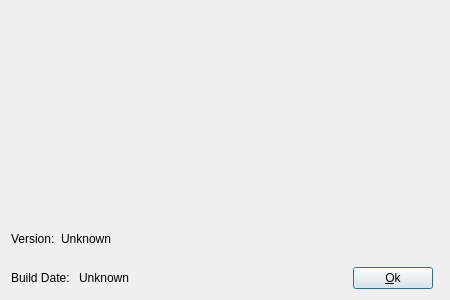
<?xml version="1.0" encoding="UTF-8"?>
<ui version="4.0">
 <class>AboutDialogBase</class>
 <widget class="QDialog" name="AboutDialogBase">
  <property name="windowModality">
   <enum>Qt::ApplicationModal</enum>
  </property>
  <property name="enabled">
   <bool>true</bool>
  </property>
  <property name="geometry">
   <rect>
    <x>0</x>
    <y>0</y>
    <width>450</width>
    <height>300</height>
   </rect>
  </property>
  <property name="sizePolicy">
   <sizepolicy hsizetype="Preferred" vsizetype="Preferred">
    <horstretch>0</horstretch>
    <verstretch>0</verstretch>
   </sizepolicy>
  </property>
  <property name="minimumSize">
   <size>
    <width>450</width>
    <height>300</height>
   </size>
  </property>
  <property name="maximumSize">
   <size>
    <width>450</width>
    <height>300</height>
   </size>
  </property>
  <property name="windowTitle">
   <string>About Synergy</string>
  </property>
  <property name="modal">
   <bool>true</bool>
  </property>
  <layout class="QGridLayout">
   <item row="5" column="1" colspan="2">
    <layout class="QHBoxLayout" name="horizontalLayout">
     <item>
      <widget class="QLabel" name="label">
       <property name="sizePolicy">
        <sizepolicy hsizetype="Minimum" vsizetype="Minimum">
         <horstretch>0</horstretch>
         <verstretch>0</verstretch>
        </sizepolicy>
       </property>
       <property name="text">
        <string>Version:</string>
       </property>
       <property name="margin">
        <number>1</number>
       </property>
      </widget>
     </item>
     <item>
      <widget class="QLabel" name="m_pLabelSynergyVersion">
       <property name="sizePolicy">
        <sizepolicy hsizetype="Preferred" vsizetype="Minimum">
         <horstretch>0</horstretch>
         <verstretch>0</verstretch>
        </sizepolicy>
       </property>
       <property name="text">
        <string>Unknown</string>
       </property>
       <property name="margin">
        <number>1</number>
       </property>
      </widget>
     </item>
     <item>
      <spacer name="horizontalSpacer">
       <property name="orientation">
        <enum>Qt::Horizontal</enum>
       </property>
       <property name="sizeHint" stdset="0">
        <size>
         <width>40</width>
         <height>20</height>
        </size>
       </property>
      </spacer>
     </item>
    </layout>
   </item>
   <item row="6" column="1">
    <layout class="QHBoxLayout" name="horizontalLayout_2">
     <item>
      <widget class="QLabel" name="label_5">
       <property name="text">
        <string>Build Date: </string>
       </property>
      </widget>
     </item>
     <item>
      <widget class="QLabel" name="m_pLabelBuildDate">
       <property name="text">
        <string>Unknown</string>
       </property>
      </widget>
     </item>
     <item>
      <spacer name="horizontalSpacer_2">
       <property name="orientation">
        <enum>Qt::Horizontal</enum>
       </property>
       <property name="sizeHint" stdset="0">
        <size>
         <width>40</width>
         <height>20</height>
        </size>
       </property>
      </spacer>
     </item>
     <item>
      <widget class="QPushButton" name="buttonOk">
       <property name="text">
        <string>&amp;Ok</string>
       </property>
      </widget>
     </item>
    </layout>
   </item>
   <item row="2" column="1" colspan="2">
    <widget class="QLabel" name="label_3">
     <property name="sizePolicy">
      <sizepolicy hsizetype="Preferred" vsizetype="Preferred">
       <horstretch>0</horstretch>
       <verstretch>0</verstretch>
      </sizepolicy>
     </property>
     <property name="text">
      <string/>
     </property>
     <property name="margin">
      <number>1</number>
     </property>
    </widget>
   </item>
   <item row="3" column="1" colspan="2">
    <spacer>
     <property name="orientation">
      <enum>Qt::Vertical</enum>
     </property>
     <property name="sizeType">
      <enum>QSizePolicy::Preferred</enum>
     </property>
     <property name="sizeHint" stdset="0">
      <size>
       <width>20</width>
       <height>100</height>
      </size>
     </property>
    </spacer>
   </item>
   <item row="1" column="1" colspan="2">
    <spacer name="spacer">
     <property name="orientation">
      <enum>Qt::Vertical</enum>
     </property>
     <property name="sizeType">
      <enum>QSizePolicy::Fixed</enum>
     </property>
     <property name="sizeHint" stdset="0">
      <size>
       <width>20</width>
       <height>5</height>
      </size>
     </property>
    </spacer>
   </item>
   <item row="0" column="1">
    <widget class="QLabel" name="label_2">
     <property name="sizePolicy">
      <sizepolicy hsizetype="Preferred" vsizetype="Preferred">
       <horstretch>0</horstretch>
       <verstretch>0</verstretch>
      </sizepolicy>
     </property>
     <property name="maximumSize">
      <size>
       <width>200</width>
       <height>50</height>
      </size>
     </property>
     <property name="text">
      <string notr="true"/>
     </property>
     <property name="pixmap">
      <pixmap resource="../res/Synergy.qrc">:/res/image/about.png</pixmap>
     </property>
     <property name="scaledContents">
      <bool>true</bool>
     </property>
     <property name="margin">
      <number>0</number>
     </property>
    </widget>
   </item>
  </layout>
 </widget>
 <resources>
  <include location="../res/Synergy.qrc"/>
  <include location="Synergy.qrc"/>
 </resources>
 <connections>
  <connection>
   <sender>buttonOk</sender>
   <signal>clicked()</signal>
   <receiver>AboutDialogBase</receiver>
   <slot>accept()</slot>
   <hints>
    <hint type="sourcelabel">
     <x>315</x>
     <y>374</y>
    </hint>
    <hint type="destinationlabel">
     <x>301</x>
     <y>3</y>
    </hint>
   </hints>
  </connection>
 </connections>
</ui>
